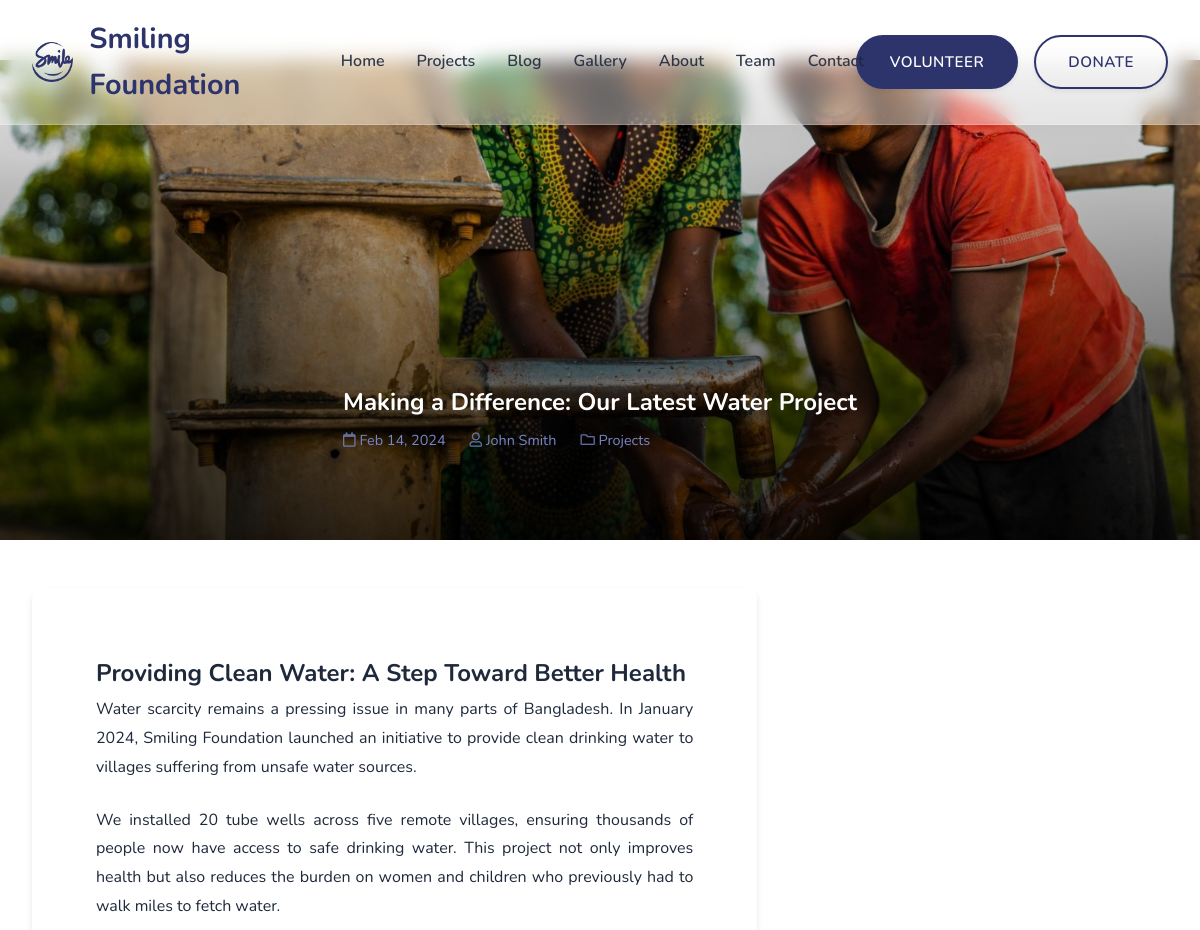
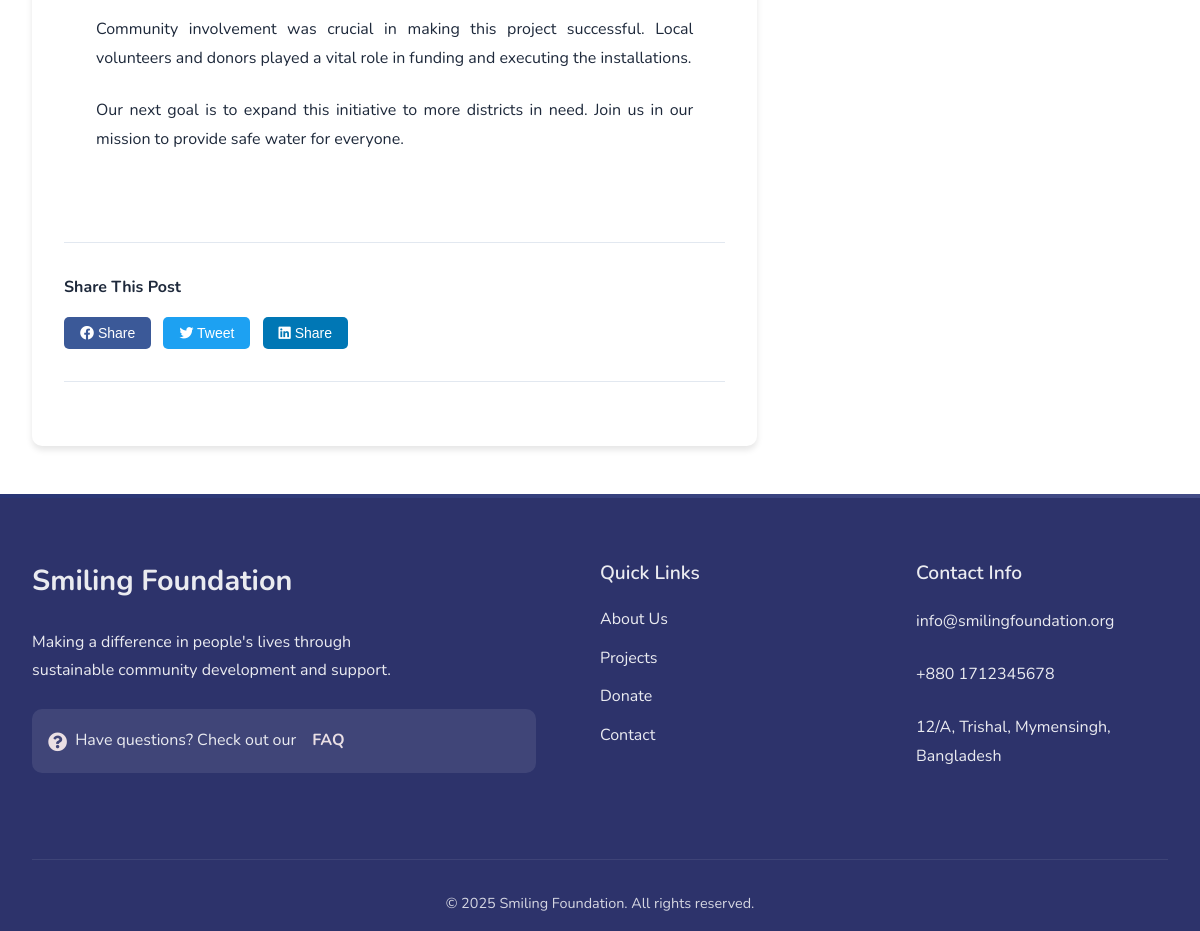
The page /pages/blog-single.php?id=1 on the database its author committed (2 pictures, top to bottom).
### tables this page shows
CREATE TABLE `blogs` (
  `id` int(11) NOT NULL,
  `title` varchar(255) NOT NULL,
  `content` text DEFAULT NULL,
  `image` varchar(255) DEFAULT NULL,
  `author` varchar(100) DEFAULT NULL,
  `category_id` int(11) DEFAULT NULL,
  `created_at` timestamp NOT NULL DEFAULT current_timestamp()
);

### pages/blog-single.php (the view, shortened to what this page needs)
<?php
$conn = get_database_connection();
$fixed_categories = [
    1 => 'Projects',
    2 => 'Stories',
    3 => 'Updates'
];
$blog_id = isset($_GET['id']) ? (int)$_GET['id'] : 0;
$query = "SELECT * FROM blogs WHERE id = ?";
$stmt = mysqli_prepare($conn, $query);
mysqli_stmt_bind_param($stmt, 'i', $blog_id);
mysqli_stmt_execute($stmt);
$result = mysqli_stmt_get_result($stmt);
if (!$blog = mysqli_fetch_assoc($result)) {
    header('Location: 404.php');
    exit;
}
?>
<!DOCTYPE html>
<html lang="en">
<head>
    <link rel="stylesheet" href="../assets/css/style.css">
    <link rel="stylesheet" href="../assets/css/animations.css">
    <link rel="stylesheet" href="https://cdnjs.cloudflare.com/ajax/libs/font-awesome/5.15.4/css/all.min.css">
</head>
<body>
    <?php include '../includes/header.php'; ?>
    <main>
        <article class="blog-single">
            <div class="blog-hero" style="background-image: url('../assets/img/blog/<?php echo htmlspecialchars($blog['image']); ?>')">
                <div class="container">
                    <h1 class="fade-in"><?php echo htmlspecialchars($blog['title']); ?></h1>
                    <div class="blog-meta">
                        <span><i class="far fa-calendar"></i> <?php echo date('M d, Y', strtotime($blog['created_at'])); ?></span>
                        <span><i class="far fa-user"></i> <?php echo htmlspecialchars($blog['author']); ?></span>
                        <span><i class="far fa-folder"></i> <?php echo htmlspecialchars($fixed_categories[$blog['category_id']] ?? 'Unknown'); ?></span>
                    </div>
                </div>
            </div>
            <div class="container">
                <div class="blog-content-wrapper">
                    <div class="blog-main-content fade-in">
                        <div class="blog-content">
                            <?php
                            if (strip_tags($blog['content']) !== $blog['content']) {
                                echo $blog['content'];
                            } else {
                                echo nl2br(htmlspecialchars($blog['content']));
                            }
                            ?>
                        </div>
                        <div class="share-buttons">
                            <h4>Share This Post</h4>
                            <button class="share-button" data-platform="facebook">
                                <i class="fab fa-facebook"></i> Share
                            </button>
                            <button class="share-button" data-platform="twitter">
                                <i class="fab fa-twitter"></i> Tweet
                            </button>
                            <button class="share-button" data-platform="linkedin">
                                <i class="fab fa-linkedin"></i> Share
                            </button>
                        </div>
                    </div>
                </div>
            </div>
        </article>
    </main>
    <?php include '../includes/footer.php'; ?>
</body>
</html>

### assets/css/style.css (style rules this page uses)
:root { --primary-color: #2d336b; --secondary-color: #7886c7; --accent-color: #fff2f2; --text-color: #1e293b; --light-bg: #e6f3ff; --white: #ffffff; --gradient: linear-gradient(135deg, #1e3a8a, #7886c7); --gradient-accent: linear-gradient(135deg, #1e3a8a, #2563eb); --shadow-sm: 0 2px 4px rgba(15, 23, 42, 0.08); --shadow-md: 0 4px 6px rgba(15, 23, 42, 0.12); --shadow-lg: 0 8px 16px rgba(15, 23, 42, 0.15); --transition: all 0.3s ease; }
* { margin: 0; padding: 0; box-sizing: border-box; }
body { font-family: "Nunito", sans-serif; line-height: 1.6; color: var(--text-color); overflow-x: hidden; }
.container { max-width: 1200px; margin: 0 auto; padding: 0 2rem; }
.fade-in { opacity: 0; transform: translateY(20px); animation: fadeIn 0.6s ease-out forwards; }
.blog-content { padding: 1.5rem; text-align: justify; }
.blog-meta { display: flex; gap: 1rem; color: var(--secondary-color); margin: 0.5rem 0; font-size: 0.875rem; }
.blog-hero { height: 60vh; background-size: cover; background-position: center; position: relative; color: var(--white); display: flex; align-items: flex-end; padding: 4rem 0; margin-top: 60px; }
.blog-hero::before { content: ""; position: absolute; top: 0; left: 0; right: 0; bottom: 0; background: linear-gradient(transparent, rgba(0, 0, 0, 0.8)); }
.blog-hero .container { position: relative; z-index: 1; }
.blog-content-wrapper { display: grid; grid-template-columns: 2fr 1fr; gap: 3rem; margin: 3rem auto; }
.blog-main-content { background: var(--white); padding: 2rem; border-radius: 10px; box-shadow: 0 4px 6px rgba(0, 0, 0, 0.1); }
.blog-content { line-height: 1.8; }
.blog-content p { margin-bottom: 1.5rem; }
.share-buttons { margin: 2rem 0; padding: 2rem 0; border-top: 1px solid #e2e8f0; border-bottom: 1px solid #e2e8f0; }
.share-buttons h4 { margin-bottom: 1rem; }
.share-button { padding: 0.5rem 1rem; margin-right: 0.5rem; border: none; border-radius: 5px; cursor: pointer; font-size: 0.875rem; transition: opacity 0.3s ease; }
.share-button[data-platform="facebook"] { background: #3b5998; color: white; }
.share-button[data-platform="twitter"] { background: #1da1f2; color: white; }
.share-button[data-platform="linkedin"] { background: #0077b5; color: white; }
.blog-content { padding: 2rem; }
.blog-meta { display: flex; gap: 1.5rem; color: var(--secondary-color); font-size: 0.9rem; margin-bottom: 1.5rem; }
.blog-meta i { opacity: 0.8; }

### assets/css/animations.css (style rules this page uses)
.fade-in { opacity: 0; transform: translateY(20px); transition: opacity 0.6s ease-out, transform 0.6s ease-out; }
.fade-in.visible { opacity: 1; transform: translateY(0); }

### rows shown on the page
blogs: image (picture), title "Making a Difference: Our Latest Water Project", created_at "Feb 14, 2024", author "John Smith", category "Projects", content "Providing Clean Water: A Step Toward Better Health Water scarcity remains a pressing issue in many parts of Bangladesh. In January 2024, Smiling Foundation launched an initiative to provide clean drinking water to villages suffering from unsafe water sources. We installed 20 tube wells across five remote villages, ensuring thousands of people now have access to safe drinking water. This project not only improves health but also reduces the burden on women and children who previously had to walk miles to fetch water. Community involvement was crucial in making this project successful. Local volunteers and donors played a vital role in funding and executing the installations. Our next goal is…"

### other values the page prints
SITE_NAME "Smiling Foundation"
CONTACT_EMAIL "info@smilingfoundation.org"
CONTACT_PHONE "+880 1712345678"
CONTACT_ADDRESS "12/A, Trishal, Mymensingh, Bangladesh"
